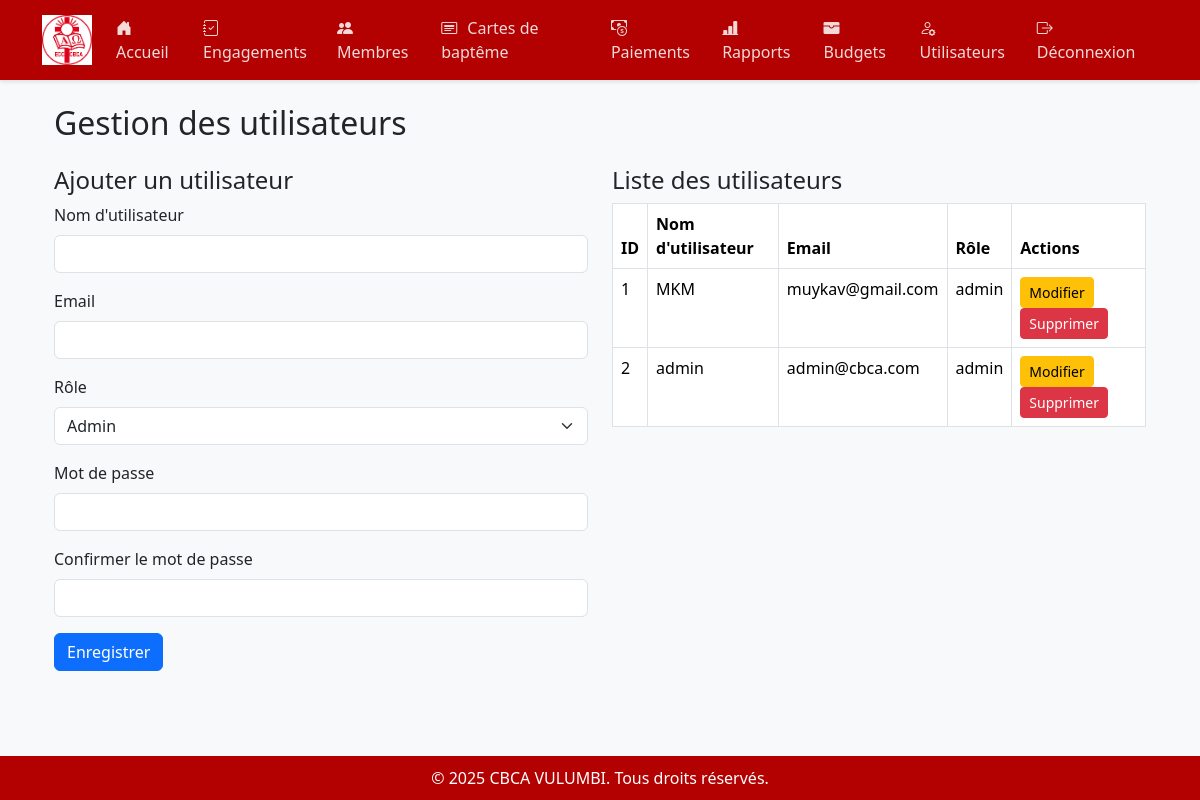
The app's page /utilisateurs (signed in) with its own data.
### app/models.py (models this page shows, shortened)
class Utilisateur(db.Model, UserMixin):
    __tablename__ = 'utilisateur'
    idutilisateur = db.Column(db.Integer, primary_key=True)
    username = db.Column(db.String(100), nullable=False)
    email = db.Column(db.String(150), nullable=True)  # Ajoute ce champ
    role = db.Column(db.String(50), nullable=False)
    password_hash = db.Column(db.String(200), nullable=False)

### app/routes.py (the view, shortened to what this page needs)
@main.route('/utilisateurs', methods=['GET', 'POST'])
@login_required
def utilisateurs():
    if current_user.role != 'admin':
        flash("Accès réservé à l'administrateur.", "danger")
        return redirect(url_for('main.home'))
    form = UtilisateurForm()
    utilisateurs = Utilisateur.query.all()
    return render_template('utilisateurs.html', form=form, utilisateurs=utilisateurs)

### app/forms.py
class UtilisateurForm(FlaskForm):
    username = StringField('Nom d\'utilisateur', validators=[DataRequired(), Length(min=2, max=100)])
    email = StringField('Email', validators=[DataRequired()])  # Ajoute cette ligne
    role = SelectField('Rôle', choices=[('admin', 'Admin'), ('utilisateur', 'Utilisateur')], validators=[DataRequired()])
    password = PasswordField('Mot de passe', validators=[DataRequired(), Length(min=6)])
    confirm_password = PasswordField('Confirmer le mot de passe', validators=[DataRequired(), EqualTo('password', message='Les mots de passe doivent correspondre.')])
    submit = SubmitField('Enregistrer')

### app/__init__.py (called while the page is built)
@login_manager.user_loader
def load_user(user_id):
    return Utilisateur.query.get(int(user_id))

def create_app():
    app = Flask(__name__)
    app.config['SECRET_KEY'] = 'cbca-vulumbi-secret-key'
    app.config['SQLALCHEMY_DATABASE_URI'] = 'sqlite:///cbca.db'
    db.init_app(app)
    login_manager.init_app(app)
    migrate = Migrate(app, db)
    from .routes import main
    app.register_blueprint(main)
    @app.context_processor
    def inject_now():
        return {'now': datetime.now()}
    login_manager.login_view = 'main.login'
    return app

### app/templates/utilisateurs.html (shortened to what this page needs)
{% extends "base.html" %}
{% block content %}
<div class="container mt-4">
    <h2 class="mb-4">Gestion des utilisateurs</h2>
    <div class="row">
        <div class="col-md-6">
            <h4>Ajouter un utilisateur</h4>
            <form method="POST">
                <div class="mb-3">
                    {{ form.username.label(class="form-label") }}
                    {{ form.username(class="form-control") }}
                </div>
                <div class="mb-3">
                    {{ form.email.label(class="form-label") }}
                    {{ form.email(class="form-control") }}
                </div>
                <div class="mb-3">
                    {{ form.role.label(class="form-label") }}
                    {{ form.role(class="form-select") }}
                </div>
                <div class="mb-3">
                    {{ form.password.label(class="form-label") }}
                    {{ form.password(class="form-control") }}
                </div>
                <div class="mb-3">
                    {{ form.confirm_password.label(class="form-label") }}
                    {{ form.confirm_password(class="form-control") }}
                </div>
                {{ form.submit(class="btn btn-primary") }}
            </form>
        </div>
        <div class="col-md-6">
            <h4>Liste des utilisateurs</h4>
            <table class="table table-bordered">
                <thead>
                    <tr>
                        <th>ID</th>
                        <th>Nom d'utilisateur</th>
                        <th>Email</th>
                        <th>Rôle</th>
                        <th>Actions</th>
                    </tr>
                </thead>
                <tbody>
                    {% for utilisateur in utilisateurs %}
                    <tr>
                        <td>{{ utilisateur.idutilisateur }}</td>
                        <td>{{ utilisateur.username }}</td>
                        <td>{{ utilisateur.email }}</td>
                        <td>{{ utilisateur.role }}</td>
                        <td>
                            <button class="btn btn-sm btn-warning" data-bs-toggle="modal" data-bs-target="#editModal{{ utilisateur.idutilisateur }}">Modifier</button>
                            <button class="btn btn-sm btn-danger" data-bs-toggle="modal" data-bs-target="#deleteModal{{ utilisateur.idutilisateur }}">Supprimer</button>
                        </td>
                    </tr>
                    {% else %}
                    <tr>
                        <td colspan="5" class="text-center">Aucun utilisateur trouvé.</td>
                    </tr>
                    {% endfor %}
                </tbody>
            </table>
        </div>
    </div>
</div>
{% endblock %}

### app/templates/base.html (style rules this page uses)
body { font-family: 'Segoe UI', sans-serif; background-color: #f8f9fa; padding-bottom: 60px; }

### records on screen
Utilisateur: idutilisateur "1", username "MKM", email "muykav@gmail.com", role "admin"
Utilisateur: idutilisateur "2", username "admin", email "admin@cbca.com", role "admin"
